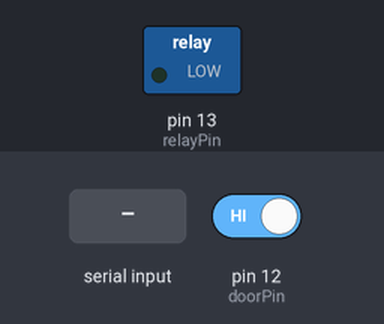
Bench run of a sketch on a simulated Arduino Uno, built with avr-gcc and run on an emulated ATmega328P. On the bench: switched loads named in the sketch (green lamp = pin HIGH). The test bench sets the inputs (shaded band); at power-on: pin 12 (doorPin) HIGH.

Above: at 1.2 s.
1.3 s: "1" received over Serial
At 1.6 s:
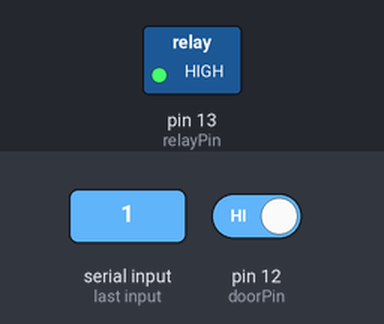
2.8 s: "0" received over Serial
At 3.9 s:
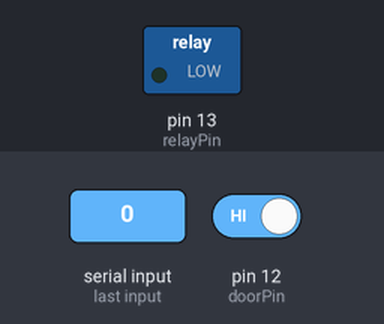
Timing chart, 0 to 5.8 s (numbered marks = the images above; inputs shaded):
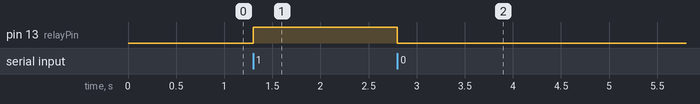

Measured:
- after the input at 1.3 s, pin 13 (relayPin): LOW → HIGH at once
- after the input at 2.8 s, pin 13 (relayPin): HIGH → LOW at once

The sketch:

r7temp.ino
```cpp
#include <Adafruit_SHT31.h>

//TMP36 Pin Variables
//int sensorPin = 0;      // TMP36

Adafruit_SHT31 sht = Adafruit_SHT31();

int relayPin = 13;
int doorPin = 12;

int delayTime = 1000;
bool on = false;
bool doorOpen = false;

float temperatureC = 0.0;
float humidity = 0.0;

void setup()
{
  sht.begin(0x44);
  Serial.begin(9600);
  pinMode(relayPin, OUTPUT);
  pinMode(doorPin, INPUT_PULLUP);
  doorOpen = digitalRead(doorPin);
}

void loop()
{
  if(Serial.available() > 0) {

    byte cmd = Serial.read();

    switch(cmd) {
      case '1':
        digitalWrite(relayPin, HIGH);
        on = true;
        break;
      case '0':
        digitalWrite(relayPin, LOW);
        on = false;
        break;
      case 's':

      /* TMP36
        int reading = analogRead(sensorPin);

        // converting that reading to voltage, for 3.3v arduino use 3.3
        float voltage = reading * 5.0;
        voltage /= 1024.0;

        temperatureC = (voltage - 0.5) * 100 ;  //converting from 10 mv per degree wit 500 mV offset
                                                   //to degrees ((voltage - 500mV) times 100)

      */

      /* SHT31-D  */

        temperatureC = sht.readTemperature();
        humidity = sht.readHumidity();

        Serial.print("{");
        Serial.print("\"Temp\":");
        Serial.print(temperatureC);
        Serial.print(",\"Hum\":");
        Serial.print(humidity);
        Serial.print(",\"Door\":");
        Serial.print(doorOpen);
        Serial.print(", \"State\":");
        Serial.print(on ? 1 : 0);
        Serial.print("}\n");
        break;

      case 'r':
        sht.reset();
        break;

      default:
        break;
    }
  }

  doorOpen = digitalRead(doorPin);

}
```
